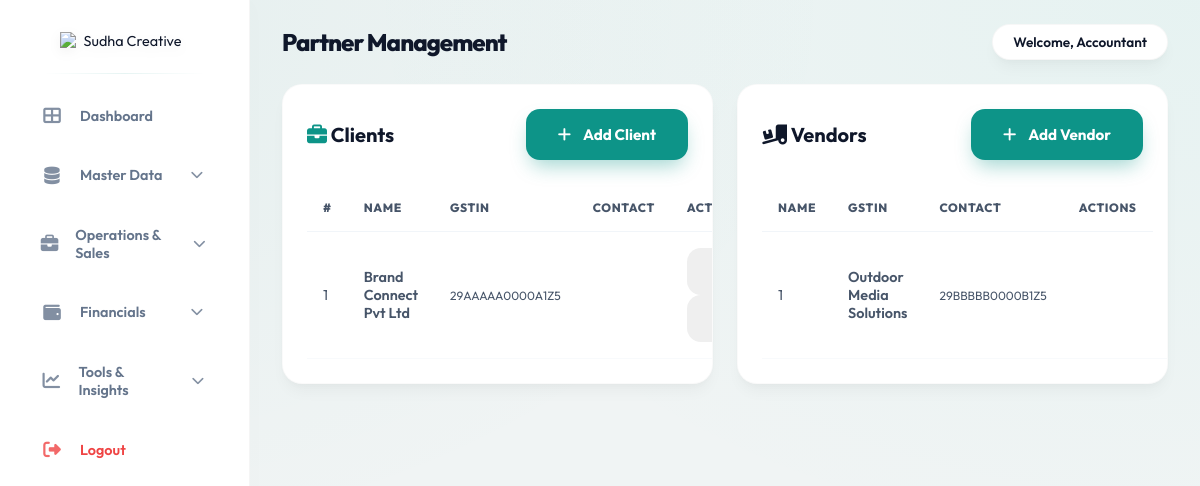
The page /modules/partners/partners.php (signed in) on the database its author committed.
### tables this page shows
CREATE TABLE IF NOT EXISTS `partners` (
  `id` int(11) NOT NULL AUTO_INCREMENT,
  `type` enum('client','vendor') NOT NULL,
  `name` varchar(255) NOT NULL,
  `gstin` varchar(15) DEFAULT NULL,
  `pan` varchar(10) DEFAULT NULL,
  `contact_person` varchar(100) DEFAULT NULL,
  `phone` varchar(20) DEFAULT NULL,
  `email` varchar(100) DEFAULT NULL,
  `address` text DEFAULT NULL,
  `created_at` timestamp NOT NULL DEFAULT current_timestamp(),
  PRIMARY KEY (`id`)
);

### modules/partners/partners.php (the view, shortened to what this page needs)
<?php
include_once __DIR__ . '/../../includes/header.php';
$limit = 10;
$c_page = isset($_GET['c_page']) ? (int)$_GET['c_page'] : 1;
$c_offset = ($c_page - 1) * $limit;
$clients = $pdo->prepare("SELECT * FROM partners WHERE type = 'client' ORDER BY name ASC LIMIT ? OFFSET ?");
$clients->execute([$limit, $c_offset]);
$clients = $clients->fetchAll();
$v_page = isset($_GET['v_page']) ? (int)$_GET['v_page'] : 1;
$v_offset = ($v_page - 1) * $limit;
$vendors = $pdo->prepare("SELECT * FROM partners WHERE type = 'vendor' ORDER BY name ASC LIMIT ? OFFSET ?");
$vendors->execute([$limit, $v_offset]);
$vendors = $vendors->fetchAll();
?>
<div style="display: grid; grid-template-columns: 1fr 1fr; gap: 1.5rem; margin-bottom: 2rem;">
    <div class="card">
        <div style="display: flex; justify-content: space-between; align-items: center; margin-bottom: 1.5rem;">
            <h2 style="font-size: 1.25rem;"><i class="fas fa-briefcase" style="color: var(--primary);"></i> Clients</h2>
            <button class="btn btn-primary" onclick="openModal('client')">
                <i class="fas fa-plus"></i> Add Client
            </button>
        </div>
        <table class="table">
            <thead>
                <tr>
                    <th style="width: 40px;">#</th>
                    <th>Name</th>
                    <th>GSTIN</th>
                    <th>Contact</th>
                    <th>Actions</th>
                </tr>
            </thead>
            <tbody>
                <?php
                $sn = $c_offset + 1;
                foreach ($clients as $p): ?>
                <tr>
                    <td><?php echo $sn++; ?></td>
                    <td>
                        <div style="font-weight: 600;"><?php echo $p['name']; ?></div>
                    </td>
                    <td><code style="font-size: 0.75rem;"><?php echo $p['gstin'] ?: 'N/A'; ?></code></td>
                    <td><?php echo $p['contact_person']; ?></td>
                    <td>
                        <button type="button" class="btn" title="Edit" onclick="editPartner(<?php echo htmlspecialchars(json_encode($p)); ?>)"><i class="fas fa-edit"></i></button>
                        <button type="button" class="btn" style="color: var(--danger);" title="Delete" onclick="deletePartner(<?php echo $p['id']; ?>)"><i class="fas fa-trash"></i></button>
                    </td>
                </tr>
                <?php endforeach; ?>
            </tbody>
        </table>
    </div>
    <div class="card">
        <div style="display: flex; justify-content: space-between; align-items: center; margin-bottom: 1.5rem;">
            <h2 style="font-size: 1.25rem;"><i class="fas fa-truck-loading" style="color: var(--warning);"></i> Vendors</h2>
            <button class="btn btn-primary" onclick="openModal('vendor')">
                <i class="fas fa-plus"></i> Add Vendor
            </button>
        </div>
        <table class="table">
            <thead>
                <tr>
                    <th>Name</th>
                    <th>GSTIN</th>
                    <th>Contact</th>
                    <th>Actions</th>
                </tr>
            </thead>
            <tbody>
                <?php
                $sn = $v_offset + 1;
                foreach ($vendors as $p): ?>
                <tr>
                    <td><?php echo $sn++; ?></td>
                    <td>
                        <div style="font-weight: 600;"><?php echo $p['name']; ?></div>
                    </td>
                    <td><code style="font-size: 0.75rem;"><?php echo $p['gstin'] ?: 'N/A'; ?></code></td>
                    <td><?php echo $p['contact_person']; ?></td>
                    <td>
                    </td>
                </tr>
                <?php endforeach; ?>
            </tbody>
        </table>
    </div>
</div>
<?php include_once __DIR__ . '/../../includes/footer.php'; ?>

### assets/css/style.css (style rules this page uses)
:root { --primary: #0D9488; --primary-light: #2DD4BF; --primary-dark: #0F766E; --brand-red: #A81C1C; --brand-orange: #F97316; --secondary: #64748B; --accent: var(--brand-orange); --success: #10B981; --danger: #EF4444; --dark: #0F172A; --light: #F8FAF9; --white: #FFFFFF; --sidebar-width: 250px; --radius: 16px; --shadow-sm: 0 2px 4px rgba(0,0,0,0.02); --shadow: 0 10px 15px -3px rgba(0,0,0,0.04), 0 4px 6px -2px rgba(0,0,0,0.02); --shadow-lg: 0 20px 25px -5px rgba(0,0,0,0.06), 0 10px 10px -5px rgba(0,0,0,0.04); --glass: rgba(255, 255, 255, 0.7); --glass-border: rgba(255, 255, 255, 0.5); }
* { margin: 0; padding: 0; box-sizing: border-box; font-family: 'Outfit', sans-serif; }
body { background: #f0f4f4; background-image: radial-gradient(at 0% 0%, rgba(13, 148, 136, 0.05) 0px, transparent 50%), radial-gradient(at 100% 0%, rgba(45, 212, 191, 0.05) 0px, transparent 50%); color: var(--dark); display: flex; min-height: 100vh; -webkit-font-smoothing: antialiased; font-size: 0.9rem; }
.card { background: var(--white); border-radius: 20px; padding: 1.5rem; box-shadow: var(--shadow); border: 1px solid rgba(0,0,0,0.02); margin-bottom: 1.5rem; position: relative; overflow: hidden; }
.card::after { content: ''; position: absolute; top: 0; left: 0; width: 100%; height: 4px; background: linear-gradient(90deg, var(--primary), var(--primary-light)); opacity: 0; transition: opacity 0.3s; }
.btn { padding: 1rem 2rem; border-radius: 14px; font-weight: 700; transition: all 0.3s cubic-bezier(0.4, 0, 0.2, 1); font-size: 0.95rem; gap: 0.75rem; display: inline-flex; align-items: center; justify-content: center; cursor: pointer; border: none; }
.btn-primary { background: var(--primary); color: var(--white); box-shadow: 0 10px 20px -5px rgba(13, 148, 136, 0.4); }
.table { width: 100%; border-collapse: collapse; }
.table th { padding: 1rem; color: #475569; font-weight: 800; font-size: 0.75rem; text-transform: uppercase; letter-spacing: 0.05em; text-align: left; border-bottom: 1px solid #f1f5f9; }
.table tr td { padding: 1rem; border-bottom: 1px solid #f8fafc; vertical-align: middle; color: #475569; background: transparent; }
.table tr td:first-child, .table tr td:last-child { border-radius: 0; border-left: none; border-right: none; }

### rows shown on the page
partners: name "Brand Connect Pvt Ltd", gstin "29AAAAA0000A1Z5"
partners: name "Outdoor Media Solutions", gstin "29BBBBB0000B1Z5"

### other values the page prints
$pageTitle "Partner Management"
$_SESSION['user_name'] "Accountant"
